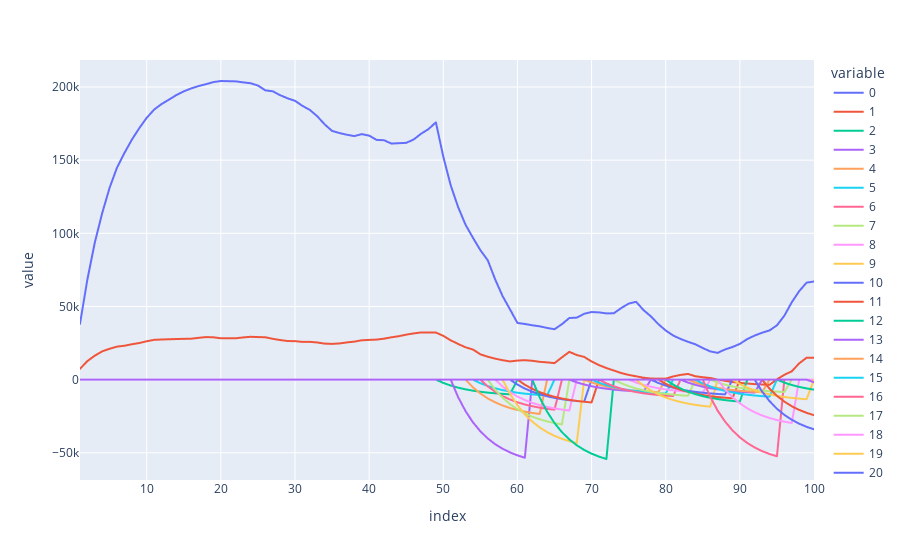

The notebook cell this image was saved under:
### Code cell
result = pd.DataFrame(city.history.capital)[1:]
fig = px.line(result)
fig.show()
